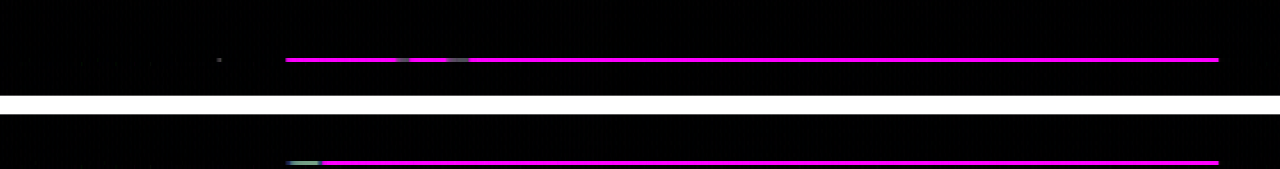
#> input picture 460/hardware-contra_test_fb-paulb-nl.png, 1280 x 169 px
$ python sweepmeasure.py ../../460/hardware-contra_test_fb-paulb-nl.png
#> lines starting #> are read from the running program, lines starting #| are printed output that depends on the picture
#!/usr/bin/env python3
"""sweepmeasure.py <png>...: the numbers B's sweep table quotes, per screenshot.
hvdma_max: pixels other than the dominant (green) colour. inidisp_brightness_delay: on each bright stripe row, the dots where
the brightness turns off and on (the lines where a stripe starts or ends). inidisp_enable_display_mid_frame: the first lit dot on line 88."""
import sys, re, collections
import numpy as np
from PIL import Image
for p in sys.argv[1:]:
    a = np.asarray(Image.open(p).convert("RGB")).astype(int); k = a[:, :, 0] * 65536 + a[:, :, 1] * 256 + a[:, :, 2]
#> after `k = a[:, :, 0] * 65536 + a[:, :, 1] * 256 + a[:, :, 2]`:
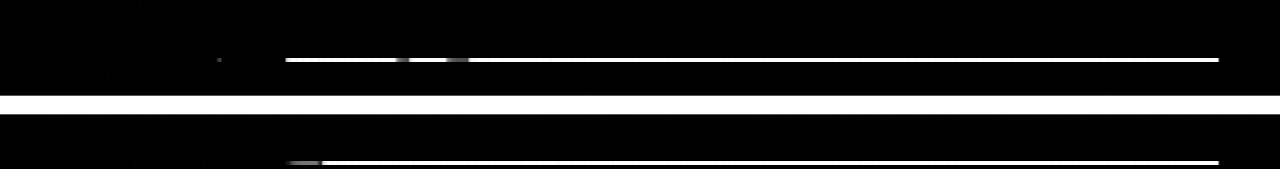
#> k: shape (169, 1280) int64; min 0, max 16777215, mean 2431546.6; drawn with min black and max white
    if "hvdma_max" in p:
        print(p, "non-green px", int((k != np.bincount(k.ravel()).argmax()).sum()))
    elif "brightness_delay" in p:
        on, off = set(), set()
        for y in range(a.shape[0]):
            row = a[y].sum(axis=1); ch = np.nonzero(row[1:] != row[:-1])[0]
            if len(ch): (on if row[ch[0] + 1] > row[ch[0]] else off).add(int(ch[0] + 1) // 2)
        print(p, "brightness off at dots", sorted(off), "on at dots", sorted(on))
    elif "enable_display_mid_frame" in p:
        lit = np.nonzero(a[88].sum(axis=1) > 30)[0]
        print(p, "line 88 first lit dot", int(lit[0]) // 2 if len(lit) else None)
# hdmaen_latch_test(_2): red lines per band (8 channels) and in total
for p in sys.argv[1:]:
    if "hdmaen_latch_test" not in p: continue
    a = np.asarray(Image.open(p).convert("RGB")).astype(int)
    red = (a[:, :, 0] > 150) & (a[:, :, 1] < 100)
    rows = red.mean(axis=1) > 0.5
    ys = np.nonzero(rows)[0]; bands = []
    for i, y in enumerate(ys):
        if i == 0 or y - ys[i - 1] > 4: bands.append(0)
        bands[-1] += 1
    print(p, "red lines", int(rows.sum()), "per channel band", bands)

$ run again, on 460/contra_last-states.png
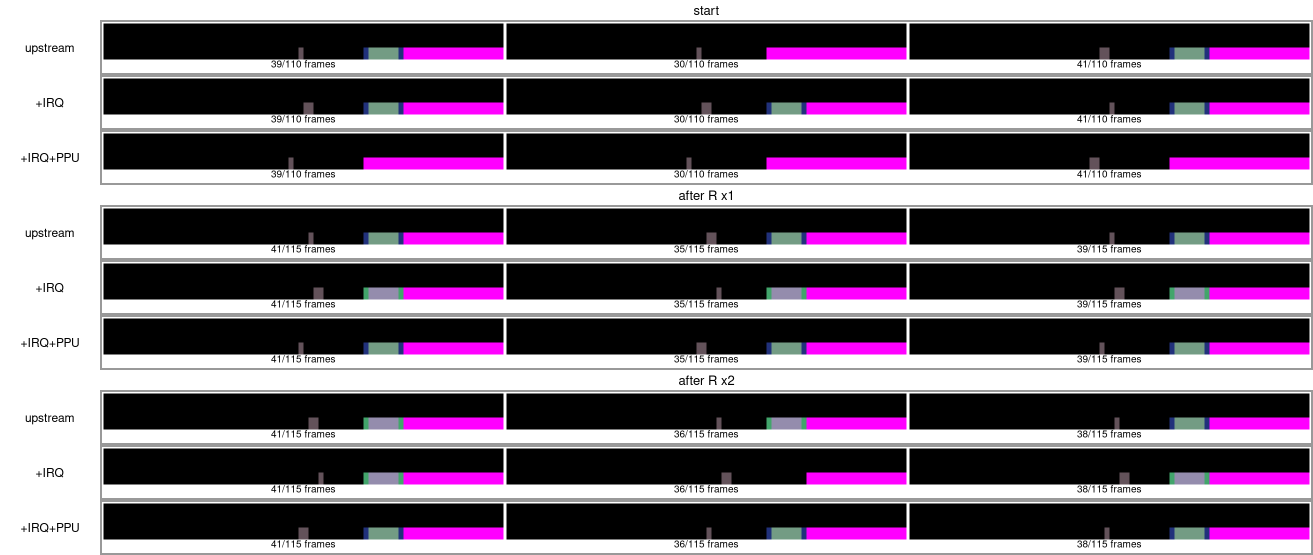
#> input picture 460/contra_last-states.png, 2626 x 1110 px (shown at 1/2 size)
#> `k = a[:, :, 0] * 65536 + a[:, :, 1] * 256 + a[:, :, 2]`:
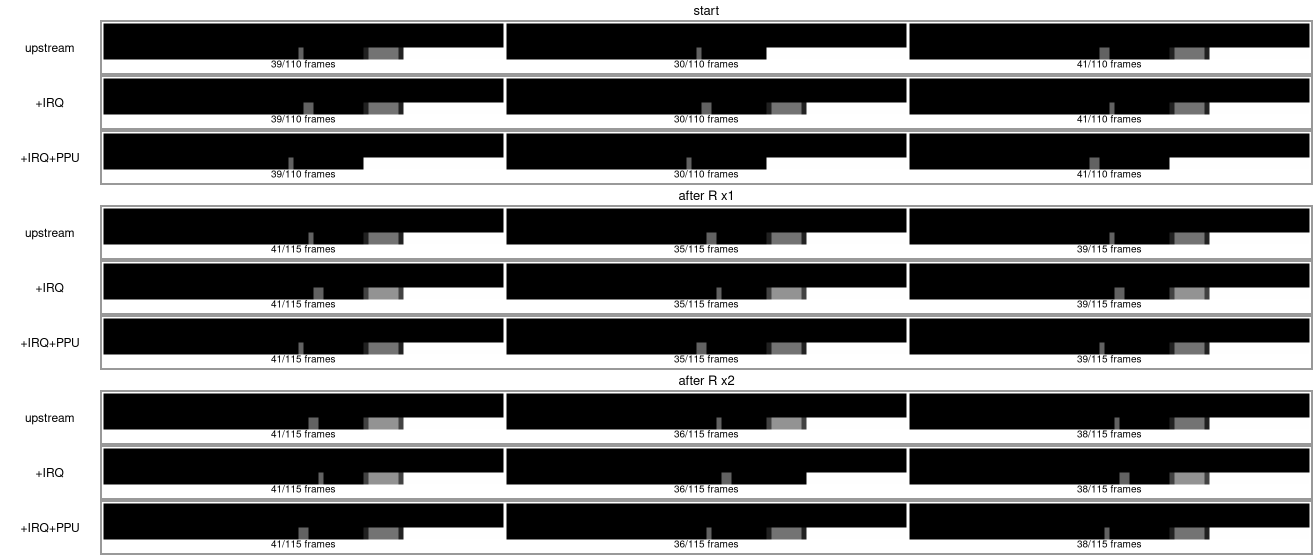
#> k: shape (1110, 2626) int64 (shown at 1/2 size); min 0, max 16777215, mean 8204288.4; drawn with min black and max white
